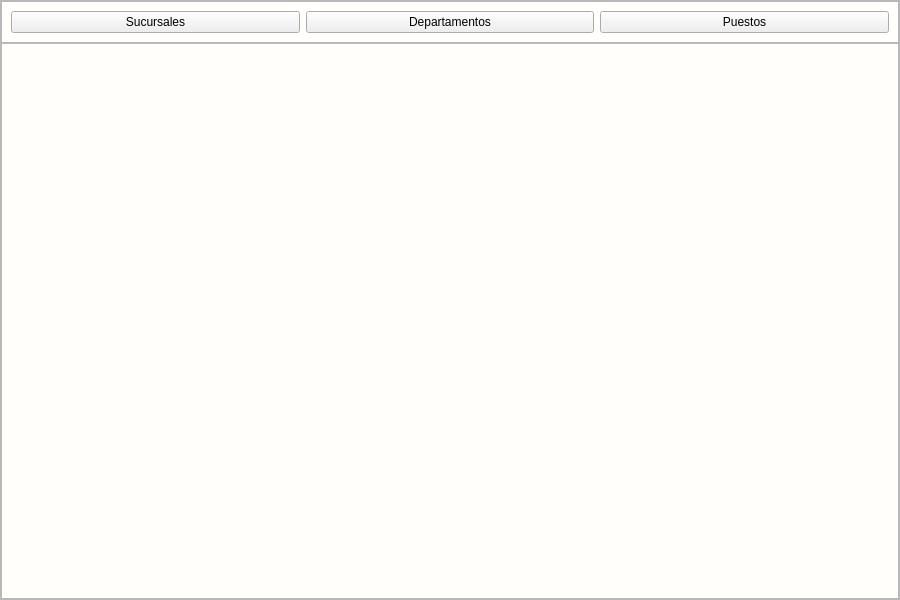
<?xml version="1.0" encoding="UTF-8"?>
<ui version="4.0">
 <class>Control_SucursalesDepartamentosPuestos</class>
 <widget class="QWidget" name="Control_SucursalesDepartamentosPuestos">
  <property name="geometry">
   <rect>
    <x>0</x>
    <y>0</y>
    <width>900</width>
    <height>600</height>
   </rect>
  </property>
  <property name="minimumSize">
   <size>
    <width>900</width>
    <height>600</height>
   </size>
  </property>
  <property name="maximumSize">
   <size>
    <width>900</width>
    <height>600</height>
   </size>
  </property>
  <property name="cursor">
   <cursorShape>PointingHandCursor</cursorShape>
  </property>
  <property name="windowTitle">
   <string>Form</string>
  </property>
  <property name="styleSheet">
   <string notr="true">#Control_SucursalesDepartamentosPuestos{
background: #fffefb;
}
[objectName*=&quot;pagina&quot;]{
background: #fffefb;
border:none;
}
[objectName*=&quot;contenedor&quot;]{
background: #fffefb;
border:none;
}
[objectName*=&quot;btn_btn&quot;]{
background: #023375;
color: #fffefb;
font-weight:bold;
font-size: 14px;
font-family: Arial;
height: 30px;
border:none;
border-radius:5px;
}
[objectName*=&quot;btn_btn&quot;]:hover{
background: #2196F3;
}
</string>
  </property>
  <layout class="QGridLayout" name="gridLayout">
   <property name="leftMargin">
    <number>0</number>
   </property>
   <property name="topMargin">
    <number>0</number>
   </property>
   <property name="rightMargin">
    <number>0</number>
   </property>
   <property name="bottomMargin">
    <number>0</number>
   </property>
   <property name="spacing">
    <number>0</number>
   </property>
   <item row="0" column="0">
    <widget class="QFrame" name="contenedor">
     <property name="frameShape">
      <enum>QFrame::Shape::StyledPanel</enum>
     </property>
     <property name="frameShadow">
      <enum>QFrame::Shadow::Raised</enum>
     </property>
     <layout class="QGridLayout" name="gridLayout_2">
      <property name="leftMargin">
       <number>0</number>
      </property>
      <property name="topMargin">
       <number>0</number>
      </property>
      <property name="rightMargin">
       <number>0</number>
      </property>
      <property name="bottomMargin">
       <number>0</number>
      </property>
      <property name="spacing">
       <number>0</number>
      </property>
      <item row="0" column="0">
       <widget class="QFrame" name="contenedor_botones">
        <property name="frameShape">
         <enum>QFrame::Shape::StyledPanel</enum>
        </property>
        <property name="frameShadow">
         <enum>QFrame::Shadow::Raised</enum>
        </property>
        <layout class="QHBoxLayout" name="horizontalLayout">
         <item>
          <widget class="QPushButton" name="btn_btn_sucursales">
           <property name="cursor">
            <cursorShape>ArrowCursor</cursorShape>
           </property>
           <property name="text">
            <string>Sucursales</string>
           </property>
          </widget>
         </item>
         <item>
          <widget class="QPushButton" name="btn_btn_departamentos">
           <property name="cursor">
            <cursorShape>ArrowCursor</cursorShape>
           </property>
           <property name="text">
            <string>Departamentos</string>
           </property>
          </widget>
         </item>
         <item>
          <widget class="QPushButton" name="btn_btn_puestos">
           <property name="cursor">
            <cursorShape>ArrowCursor</cursorShape>
           </property>
           <property name="text">
            <string>Puestos</string>
           </property>
          </widget>
         </item>
        </layout>
       </widget>
      </item>
      <item row="1" column="0">
       <widget class="QFrame" name="contenedor_formularios">
        <property name="frameShape">
         <enum>QFrame::Shape::StyledPanel</enum>
        </property>
        <property name="frameShadow">
         <enum>QFrame::Shadow::Raised</enum>
        </property>
        <layout class="QGridLayout" name="gridLayout_5">
         <property name="leftMargin">
          <number>0</number>
         </property>
         <property name="topMargin">
          <number>0</number>
         </property>
         <property name="rightMargin">
          <number>0</number>
         </property>
         <property name="bottomMargin">
          <number>0</number>
         </property>
         <property name="spacing">
          <number>0</number>
         </property>
         <item row="0" column="0">
          <widget class="QStackedWidget" name="contenedor_paginas">
           <property name="enabled">
            <bool>true</bool>
           </property>
           <property name="styleSheet">
            <string notr="true"/>
           </property>
           <property name="currentIndex">
            <number>0</number>
           </property>
           <widget class="QWidget" name="pagina_inicial">
            <layout class="QGridLayout" name="gridLayout_3">
             <item row="0" column="0">
              <widget class="QLabel" name="contenedor_label">
               <property name="enabled">
                <bool>false</bool>
               </property>
               <property name="mouseTracking">
                <bool>false</bool>
               </property>
               <property name="styleSheet">
                <string notr="true">image: url(:/Icons/IconosSVG/logo_devrous.png);</string>
               </property>
               <property name="text">
                <string/>
               </property>
              </widget>
             </item>
            </layout>
           </widget>
          </widget>
         </item>
        </layout>
       </widget>
      </item>
     </layout>
    </widget>
   </item>
  </layout>
 </widget>
 <resources>
  <include location="../../Source/iconsdvg.qrc"/>
 </resources>
 <connections/>
</ui>
